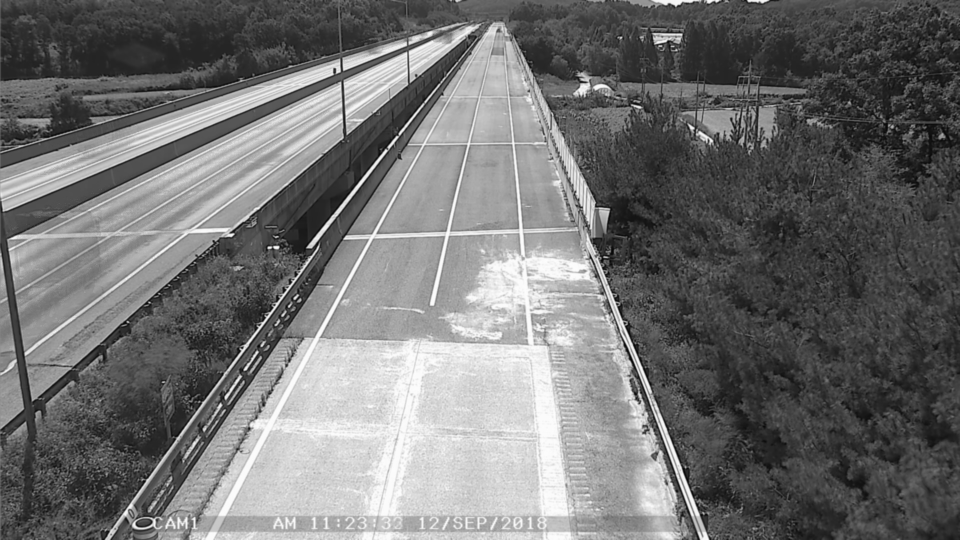
//> input picture Release/config/Daytime_BG1x.jpg, 1920 x 1080 px, given in place of Relaxinghighwaytraffic.mp4, which was not available (shown at 1/2 size)
$ ./videostab_Kalman_trajectory_main   (built with g++ and OpenCV 4)
//> lines starting //> are read from the running program, lines starting //| are printed output that depends on the picture; pictures that were not available may be replaced by others from this repository, and a replacement may not be noted
/*
Thanks Nghia Ho for his excellent code.
And,I modified the smooth step using a simple kalman filter .
So,It can processes live video streaming.
modified by chen jia.
email:chenjia2013@foxmail.com
*/

#include <opencv2/opencv.hpp>
#include <iostream>
#include <cassert>
#include <cmath>
#include <fstream>

using namespace std;
using namespace cv;

// This video stablisation smooths the global trajectory using a sliding average window

//const int SMOOTHING_RADIUS = 15; // In frames. The larger the more stable the video, but less reactive to sudden panning
const int HORIZONTAL_BORDER_CROP = 20; // In pixels. Crops the border to reduce the black borders from stabilisation being too noticeable.
bool flagWriteVideo = false;
bool flagWriteFile = false;
bool debugTime = true;
bool debugImshows = true;

// 1. Get previous to current frame transformation (dx, dy, da) for all frames
// 2. Accumulate the transformations to get the image trajectory
// 3. Smooth out the trajectory using an averaging window
// 4. Generate new set of previous to current transform, such that the trajectory ends up being the same as the smoothed trajectory
// 5. Apply the new transformation to the video

struct TransformParam
{
    TransformParam() {}
    TransformParam(double _dx, double _dy, double _da) {
        dx = _dx;
        dy = _dy;
        da = _da;
    }

    double dx;
    double dy;
    double da; // angle
};

struct Trajectory
{
    Trajectory() {}
    Trajectory(double _x, double _y, double _a) {
        x = _x;
        y = _y;
        a = _a;
    }
	// "+"
	friend Trajectory operator+(const Trajectory &c1,const Trajectory  &c2){
		return Trajectory(c1.x+c2.x,c1.y+c2.y,c1.a+c2.a);
	}
	//"-"
	friend Trajectory operator-(const Trajectory &c1,const Trajectory  &c2){
		return Trajectory(c1.x-c2.x,c1.y-c2.y,c1.a-c2.a);
	}
	//"*"
	friend Trajectory operator*(const Trajectory &c1,const Trajectory  &c2){
		return Trajectory(c1.x*c2.x,c1.y*c2.y,c1.a*c2.a);
	}
	//"/"
	friend Trajectory operator/(const Trajectory &c1,const Trajectory  &c2){
		return Trajectory(c1.x/c2.x,c1.y/c2.y,c1.a/c2.a);
	}
	//"="
	Trajectory operator =(const Trajectory &rx){
		x = rx.x;
		y = rx.y;
		a = rx.a;
		return Trajectory(x,y,a);
	}

    double x;
    double y;
    double a; // angle
};
//
int main(int argc, char **argv)
{
	// [5 lines of commented-out code are left out]
	std::string filename = "D:/LectureSSD_rescue/project-related/档肺-扁惑-蜡绊-配其胶/code/ITMS/TrafficVideo/Relaxinghighwaytraffic.mp4";
	//VideoCapture cap(0);
	//VideoCapture cap(argv[1]);
	VideoCapture cap(filename);
	//assert(cap.isOpened());
	if (!cap.isOpened()) {
		std::cout << " the video file does not exist!!\n"; // iostream
		return 0;
	}

	// For further analysis
	ofstream out_transform("prev_to_cur_transformation.txt");
	ofstream out_trajectory("trajectory.txt");
	ofstream out_smoothed_trajectory("smoothed_trajectory.txt");
	ofstream out_new_transform("new_prev_to_cur_transformation.txt");


	Mat cur, cur_grey;
	Mat prev, prev_grey;

	cap >> prev;//get the first frame.ch
//> prev is the input picture: 1080 rows x 1920 cols, CV_8UC3; min 1, max 255, mean 113.7
	cvtColor(prev, prev_grey, COLOR_BGR2GRAY);

	// Step 1 - Get previous to current frame transformation (dx, dy, da) for all frames
	vector <TransformParam> prev_to_cur_transform; // previous to current
	// Accumulated frame to frame transform
	double a = 0;
	double x = 0;
	double y = 0;
	// Step 2 - Accumulate the transformations to get the image trajectory
	vector <Trajectory> trajectory; // trajectory at all frames
	//
	// Step 3 - Smooth out the trajectory using an averaging window
	vector <Trajectory> smoothed_trajectory; // trajectory at all frames
	Trajectory X;//posteriori state estimate
	Trajectory	X_;//priori estimate
	Trajectory P;// posteriori estimate error covariance
	Trajectory P_;// priori estimate error covariance
	Trajectory K;//gain
	Trajectory	z;//actual measurement
	double pstd = 4e-3;//can be changed
	double cstd = 0.25;//can be changed
	Trajectory Q(pstd,pstd,pstd);// process noise covariance
	Trajectory R(cstd,cstd,cstd);// measurement noise covariance
	// Step 4 - Generate new set of previous to current transform, such that the trajectory ends up being the same as the smoothed trajectory
	vector <TransformParam> new_prev_to_cur_transform;
	//
	// Step 5 - Apply the new transformation to the video
	//cap.set(CV_CAP_PROP_POS_FRAMES, 0);
	Mat T(2,3,CV_64F);

	int vert_border = HORIZONTAL_BORDER_CROP * prev.rows / prev.cols; // get the aspect ratio correct
//> vert_border = 11
	VideoWriter outputVideo;
	outputVideo.open("compare.avi" , CV_FOURCC('X','V','I','D'), 24,cvSize(cur.rows, cur.cols*2+10), true);
	//
	int k=1;
	int max_frames = cap.get(CV_CAP_PROP_FRAME_COUNT);
	Mat last_T;
	Mat prev_grey_,cur_grey_;

	char chCheckForEscKey = 0;
	double t1, t2, t3;

	while(true && chCheckForEscKey!= 27) {

		cap >> cur;
		if(cur.data == NULL) {
			break;
		}

		cvtColor(cur, cur_grey, COLOR_BGR2GRAY);

		// vector from prev to cur
		vector <Point2f> prev_corner, cur_corner;
		vector <Point2f> prev_corner2, cur_corner2;
		vector <uchar> status;
		vector <float> err;
		// measure the time
		if (debugTime) {
			t1 = getTickCount();
		}

		goodFeaturesToTrack(prev_grey, prev_corner, 200, 0.01, 30);
//> prev_corner = 200 Points (x, y), first 12: [297, 604], [254, 643], [441, 806], [488, 740], [324, 764], [613, 495], [549, 609], [1243, 74], [1207, 514], [1323, 92], [1251, 646], [556, 473]
		calcOpticalFlowPyrLK(prev_grey, cur_grey, prev_corner, cur_corner, status, err);
//> cur_corner has the same summary as prev_corner; status = 200 values from 1 to 1

		// weed out bad matches
		for(size_t i=0; i < status.size(); i++) {
			if(status[i]) {
				prev_corner2.push_back(prev_corner[i]);
				cur_corner2.push_back(cur_corner[i]);
			}
		}
//> after the loop, prev_corner2 has the same summary as prev_corner; cur_corner2 has the same summary as prev_corner

		// translation + rotation only
		Mat T = estimateRigidTransform(prev_corner2, cur_corner2, false); // false = rigid transform, no scaling/shearing
//> T = [[1, 3.83e-19, 4.5e-14], [-3.83e-19, 1, 2.46e-14]]

		// in rare cases no transform is found. We'll just use the last known good transform.
		if(T.data == NULL) {
			last_T.copyTo(T);
		}

		T.copyTo(last_T);
//> last_T = [[1, 3.83e-19, 4.5e-14], [-3.83e-19, 1, 2.46e-14]]

		// decompose T
		double dx = T.at<double>(0,2);
//> dx = 4.5e-14
		double dy = T.at<double>(1,2);
//> dy = 2.46e-14
		double da = atan2(T.at<double>(1,0), T.at<double>(0,0));
//> da = -3.83e-19
		//
		//prev_to_cur_transform.push_back(TransformParam(dx, dy, da));
		if(flagWriteFile)
			out_transform << k << " " << dx << " " << dy << " " << da << endl;
		//
		// Accumulated frame to frame transform
		x += dx;
//> x = 4.5e-14
		y += dy;
//> y = 2.46e-14
		a += da;
//> a = -3.83e-19
		//trajectory.push_back(Trajectory(x,y,a));
		//
		if (flagWriteFile)
			out_trajectory << k << " " << x << " " << y << " " << a << endl;
		//
		z = Trajectory(x,y,a);
		//
		if(k==1){
			// intial guesses
			X = Trajectory(0,0,0); //Initial estimate,  set 0
			P =Trajectory(1,1,1); //set error variance,set 1
		}
		else
		{
			//time update（prediction）
			X_ = X; //X_(k) = X(k-1);
			P_ = P+Q; //P_(k) = P(k-1)+Q;
			// measurement update（correction）
			K = P_/( P_+R ); //gain;K(k) = P_(k)/( P_(k)+R );
			X = X_+K*(z-X_); //z-X_ is residual,X(k) = X_(k)+K(k)*(z(k)-X_(k));
			P = (Trajectory(1,1,1)-K)*P_; //P(k) = (1-K(k))*P_(k);
		}
		//smoothed_trajectory.push_back(X);
		if (flagWriteFile)
			out_smoothed_trajectory << k << " " << X.x << " " << X.y << " " << X.a << endl;
		//-
		// target - current
		double diff_x = X.x - x;//
//> diff_x = -4.5e-14
		double diff_y = X.y - y;
//> diff_y = -2.46e-14
		double diff_a = X.a - a;
//> diff_a = 3.83e-19

		dx = dx + diff_x;
//> dx = 0
		dy = dy + diff_y;
//> dy = 0
		da = da + diff_a;
//> da = 0

		//new_prev_to_cur_transform.push_back(TransformParam(dx, dy, da));
		//
		if (flagWriteFile)
			out_new_transform << k << " " << dx << " " << dy << " " << da << endl;
		//
		T.at<double>(0,0) = cos(da);
		T.at<double>(0,1) = -sin(da);
//> T = [[1, 0, 4.5e-14], [-3.83e-19, 1, 2.46e-14]]
		T.at<double>(1,0) = sin(da);
//> T = [[1, 0, 4.5e-14], [0, 1, 2.46e-14]]
		T.at<double>(1,1) = cos(da);

		T.at<double>(0,2) = dx;
//> T = [[1, 0, 0], [0, 1, 2.46e-14]]
		T.at<double>(1,2) = dy;
//> T = [[1, 0, 0], [0, 1, 0]]

		Mat cur2;

		warpAffine(prev, cur2, T, cur.size());

		cur2 = cur2(Range(vert_border, cur2.rows-vert_border), Range(HORIZONTAL_BORDER_CROP, cur2.cols-HORIZONTAL_BORDER_CROP));
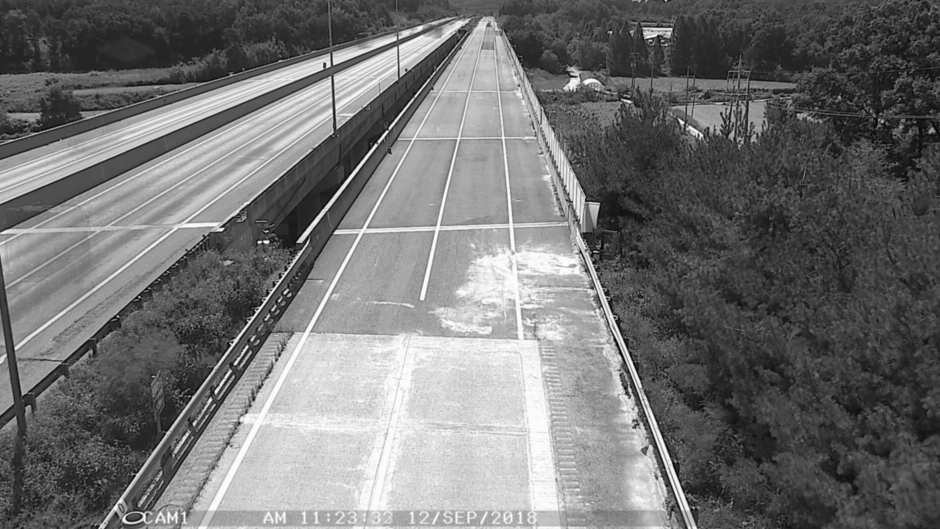
//> cur2: 1058 rows x 1880 cols, CV_8UC3 (shown at 1/2 size); min 1, max 255, mean 114.4

		// Resize cur2 back to cur size, for better side by side comparison
		resize(cur2, cur2, cur.size());
//> cur2: 1080 rows x 1920 cols, CV_8UC3

		if (debugTime) {
			t2 = (double)cvGetTickCount();
			t3 = (t2 - t1) / (double)getTickFrequency();
			cout << "Processing time>>  #:" << (k - 1) << " --> " << t3*1000.0 << "msec, " << 1. / t3 << "fps \n";
		}

		// Now draw the original and stablised side by side for coolness
		Mat canvas = Mat::zeros(cur.rows, cur.cols*2+10, cur.type());

		prev.copyTo(canvas(Range::all(), Range(0, cur2.cols)));
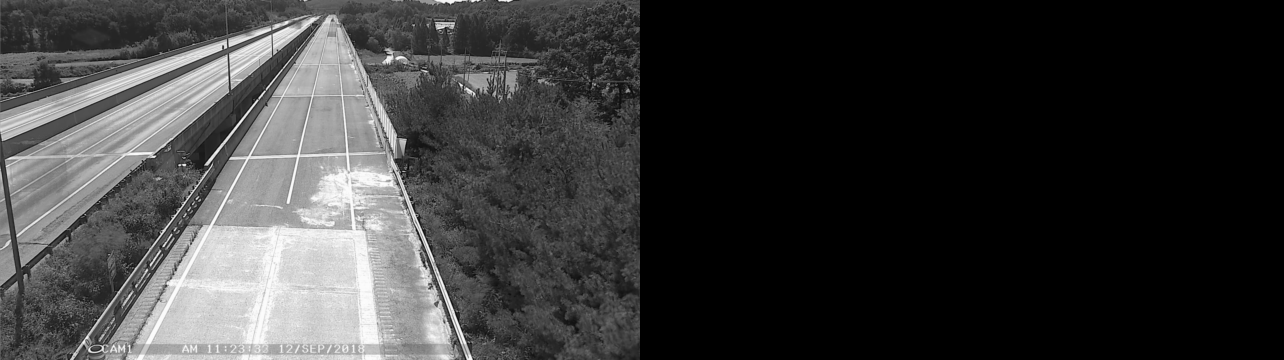
//> canvas: 1080 rows x 3850 cols, CV_8UC3 (shown at 1/3 size); min 0, max 255, mean 56.7
		cur2.copyTo(canvas(Range::all(), Range(cur2.cols+10, cur2.cols*2+10)));
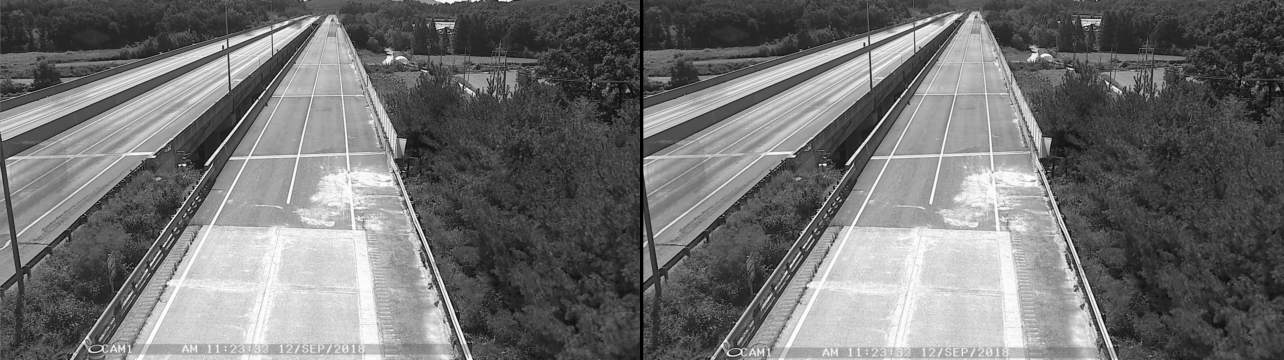
//> canvas: 1080 rows x 3850 cols, CV_8UC3 (shown at 1/3 size); min 0, max 255, mean 113.7

		// If too big to fit on the screen, then scale it down by 2, hopefully it'll fit :)
		if(canvas.cols > 1920) {
			resize(canvas, canvas, Size(canvas.cols/2, canvas.rows/2));
//> canvas: 540 rows x 1925 cols, CV_8UC3
		}
		//outputVideo<<canvas;
		imshow("before and after", canvas);

		chCheckForEscKey = waitKey(10);
//> the Esc key is pressed
		//
		prev = cur.clone();//cur.copyTo(prev);
		cur_grey.copyTo(prev_grey);

		cout << "Frame: " << k << "/" << max_frames << " - good optical flow: " << prev_corner2.size() << endl;
//| Frame: 1/1 - good optical flow: 200
		k++;

	}
//> after the loop, x = 4.5e-14; y = 2.46e-14; a = -3.83e-19
	return 0;
}
